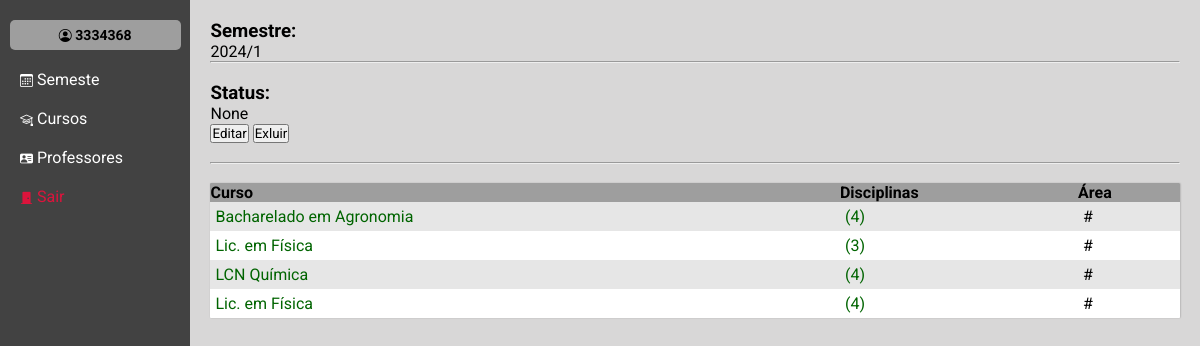
/semestre/select=54 (signed in), run on the app's committed database.
### core/models.py (models this page shows)
class Semestre(models.Model):
    semestre = models.CharField( max_length=50)
    cursos = models.ManyToManyField(Curso, verbose_name="curso", blank=True)
    status = models.ForeignKey(Status, verbose_name='status', on_delete=models.SET_NULL, null=True, blank=True)
    date_create = models.DateTimeField(default=timezone.now)
    disciplinas = models.ManyToManyField(Disciplina, verbose_name='disciplina', blank=True)
    def __str__(self) -> str:
        return self.semestre

class Curso(models.Model):
    curso = models.CharField(max_length=50)
    def __str__(self) -> str:
        return self.curso

### core/views.py (the view)
# urls.py: path('semestre/select=<int:id>', views.select_semestre, name='select_semestre'),
@login_required(login_url="/login")
def select_semestre(request, id):
    semestre = Semestre.objects.get(pk=id)
    curso = Curso.objects.all()
    context = {
        'semestre' : semestre,
        'curso': curso
    }
    return render(request, 'select_semestre.html', context)

### core/templates/select_semestre.html
{% extends "base.html" %}
{% block conteudo %}
<h3> Semestre:</h3><p>{{semestre}}</p>
<hr>
<br>
<h3>Status:</h3><p>{{semestre.status}}</p>
<button>Editar</button>
<button>Exluir</button>
<br>
<br>
<hr>
<br>
<table id="semestre_curso">
    <thead>
        <tr>
            <th>Curso</th>
            <th>Disciplinas</th>
            <th>Área</th>
        </tr>
    </thead>
    <tbody>
       {% for i in semestre.cursos.all %}
       <tr>
            <td>
                <a href="{% url "disciplinas" id=semestre.id id2=i.id %}">{{i}}</a>
            </td>
            <td>
              <a href="{% url "disciplinas" id=i.id id2=semestre.id %}">({{i.disciplina_set.all.count}})</a>
            </td>
            <td>
                <p>#</p>
            </td>
       </tr>
       {% endfor %}
    </tbody>
</table>
{% endblock conteudo %}

### core/templates/base.html (shortened to what this page needs)
{% load static %}<!DOCTYPE html>
<html lang="en">
<head>
   {% include "_head.html" %}
</head>
<body>
<nav>
    <div id="box-user">
        <h3><i class="bi bi-person-circle"></i> {{request.user}}</h3>
    </div>
    <ul>
        <li><a href="{% url "semestre" %}" {% if request.path_info == '/semestre/' %} class="teste" {% endif %}><i class="bi bi-calendar3"></i> Semeste </a></li>
        <li><a href="{% url "cursos" %}" {% if request.path_info == '/curso/' %} class="teste" {% endif %}><i class="bi bi-mortarboard"></i> Cursos</a></li>
        <li><a href="{% url "professores" %}" {% if request.path_info == '/professores/' %} class="teste" {% endif %}><i class="bi bi-person-vcard-fill"></i> Professores</a></li>
        <li><a href="{% url "logout" %}" id="link-sair"><i class="bi bi-door-closed-fill"></i> Sair</a></li>
    </nav>
    <main>
        <div id="conteiner-conteudo">
            {% block conteudo %}{% endblock conteudo %}
        </div>
</main>
</body>
</html>

### core/static/style.css (style rules this page uses)
* { padding: 0; margin: 0; box-sizing: border-box; font-family: roboto, regular400; }
body { display: flex; flex-wrap: wrap; }
main { flex-grow: 20; flex-basis: 200px; flex-shrink: 1; background-color: #d8d7d7; min-height: 100vh; width: 100vw; }
#conteiner-conteudo { padding: 20px; }
th { background-color: #9e9e9e; text-align: left; }
table tr:nth-child(odd) { background-color: #e6e6e6; }
table tr:nth-child(even) { background-color: #ffffff; }
nav { background-color: #424242; flex-grow: 1; flex-basis: 150px; flex-shrink: 1; position: relative; }
#box-user { background-color: #9e9e9e; font-size: 12px; width: 90%; height: 30px; margin: auto; border-radius: 5px; text-align: center; display: flex; align-items: center; justify-content: center; margin-top: 20px; }
#link-sair { color: crimson; }
li { text-align: left; padding-left: 20px; font-size: 16px; margin-top: 20px; }
li a { text-decoration: none; color: white; }
i { font-size: 13px; }

### core/static/tabelas.css (style rules this page uses)
table { border-collapse: collapse; border-radius: 1px; overflow: hidden; width: 100%; box-shadow: 0.5px 0px 1.5px rgba(0, 0, 0, 0.226); }
table a { text-decoration: double; color: darkgreen; }
#semestre_curso td { padding: 5px; }

### data on the page
Semestre: semestre "2024/1", status "None"
Curso: curso "Bacharelado em Agronomia", disciplina_set.all.count "4"
Curso: curso "Lic. em Física", disciplina_set.all.count "3"
Curso: curso "LCN Química", disciplina_set.all.count "4"
Curso: curso "Lic. em Física", disciplina_set.all.count "4"

### other printed values
{{ request.user }} "3334368"
